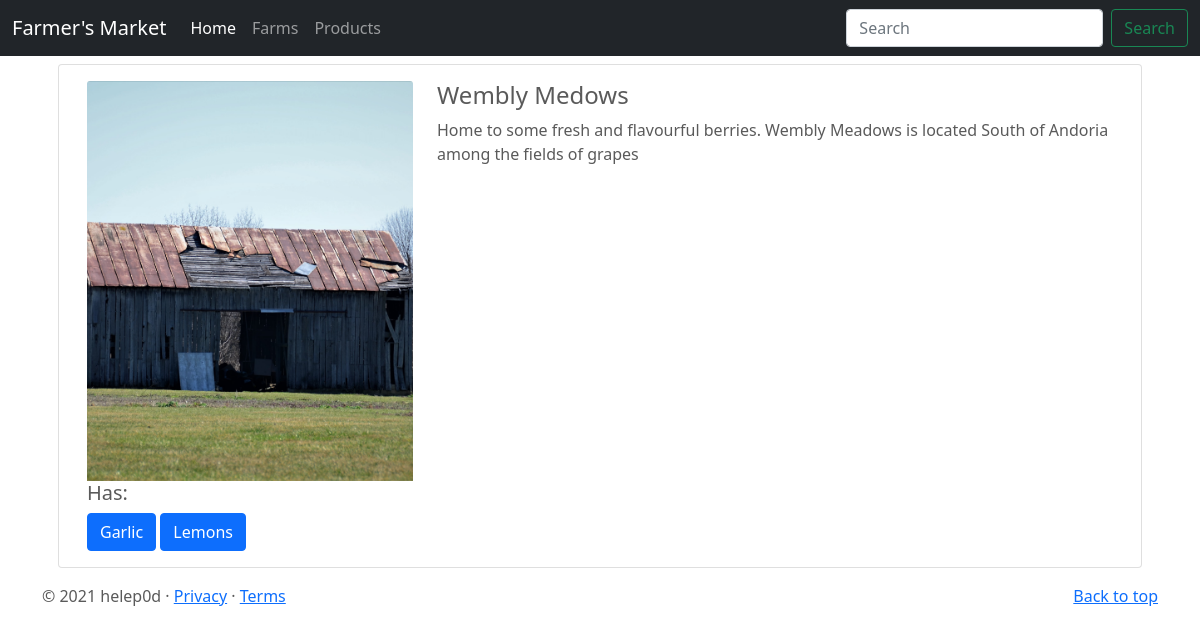
Screenshot of /farms/3 with the database file from the repository.
### tables this page shows
CREATE TABLE "farms" (
	"farm_ID"	INTEGER,
	"name"	VARCHAR(20),
	"description"	VARCHAR(500),
	PRIMARY KEY("farm_ID" AUTOINCREMENT)
);

CREATE TABLE "ProductFarm" (
	"product_id"	INTEGER,
	"farm_id"	INTEGER,
	FOREIGN KEY("product_id") REFERENCES "Products"("product_id"),
	FOREIGN KEY("farm_id") REFERENCES "Farms"("farm_id"),
	PRIMARY KEY("product_id","farm_id")
);

CREATE TABLE "Products" (
	"product_id"	INTEGER,
	"name"	VARCHAR(50) UNIQUE,
	PRIMARY KEY("product_id")
);

### modules/Farms/farms.py (the view)
@farms.route('/<farm_id>')
def product_view(farm_id):
    db = UserDatabase(current_app.config["USERS_DB"])
    farm_data = db.select_farm(farm_id)
    product_data = db.select_farm_product(farm_id)
    if farm_data:
        return render_template("farm.html", farm=farm_data, product=product_data)

### modules/Auth/user_db.py (called while the page is built)
    def select_farm(self, farm_id):
        sql = """
            SELECT * FROM farms
            WHERE farm_id = ?
        """
        self.cursor.execute(sql, (farm_id, ))
        return self.cursor.fetchone()

    def select_farm_product(self, farm_id):
        sql = """
            SELECT ProductFarm.farm_id, Products.name, Products.product_id
            FROM ProductFarm
            INNER JOIN Products ON Products.product_id = ProductFarm.product_id
            INNER JOIN Farms ON farms.farm_id = ProductFarm.farm_id
            WHERE farms.farm_id = ?
        """
        self.cursor.execute(sql, (farm_id, ))
        return self.cursor.fetchall()

    def __del__(self):
            self.__connection.close()

### templates/farm.html
{% extends 'base.html' %}
{% block main %}
    <main role="main">
      <div class="container">
        <div class="card" id="item-container">
          <div class="card-body">
            <div class="container">
              <div class="row">
                <div class="col-sm-4">
                  <img class="card-img-top product-img" src="{{ url_for('download_file', filename='farm-'+farm[0]|string+'.jpeg') }}" alt="Card image cap">
                </div>
                <div class="col-sm">
                  <h4 class="card-title">{{ farm[1] }}</h4>
                  <p class="card-text">{{ farm[2] }}</p>
                </div>
              </div>
              <div class="row">
                <div class="col-sm">
                  <h5>Has:</h5>
                  {% for farm in product %}
                    <a href="/products/{{ farm[2] }}" class="btn btn-primary">{{ farm[1] }}</a>
                  {% endfor %}
                </div>
              </div>
            </div>
          </div>
        </div>
      </div>
    <footer class="container">
      <p class="float-end"><a href="#">Back to top</a></p>
      <p>&copy; 2021 helep0d &middot; <a href="#">Privacy</a> &middot; <a href="#">Terms</a></p>
    </footer>
    </main>
{% endblock %}

### static/main.css (style rules this page uses)
body { padding-top: 3rem; padding-bottom: 3rem; color: #5a5a5a; }
#item-container { margin: 1rem; }
.product-img { width: 100%; height: 25rem; object-fit: cover; }

### rows the page displays
farms: name "Wembly Medows", description "Home to some fresh and flavourful berries. Wembly Meadows is located South of Andoria among the fields of grapes"
ProductFarm: name "Garlic"
ProductFarm: name "Lemons"
